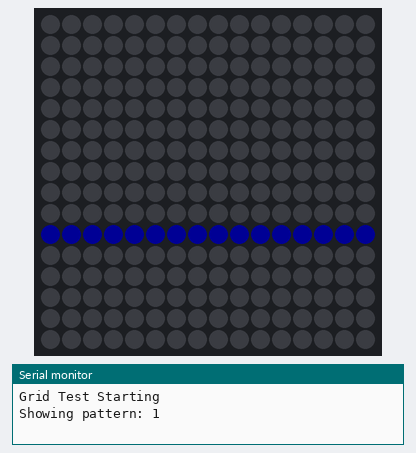
Bench run of a sketch on a simulated Arduino Uno, built with avr-gcc and run on an emulated ATmega328P. On the bench: 16×16 RGB LED matrix (first LED top left, wired row by row), the last lines printed to the serial monitor. Dim RGB values are drawn brighter than linear.

Above: at 5.1 s.
At 10.6 s:
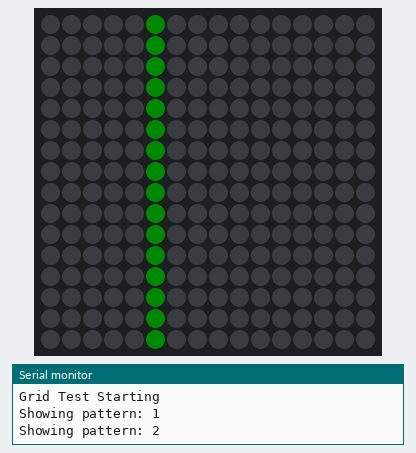
At 15.1 s:
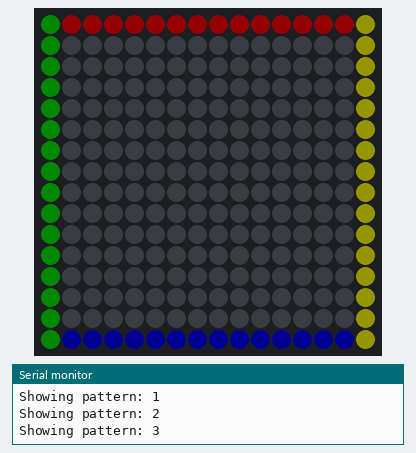
At 20.1 s:
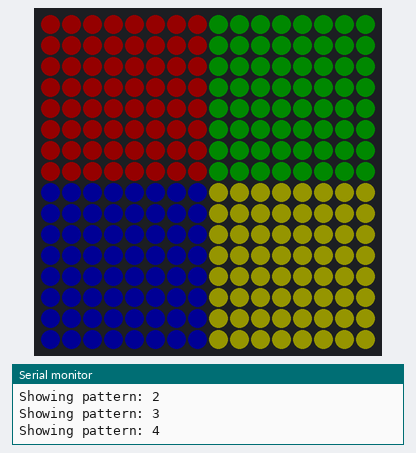
At 31.1 s:
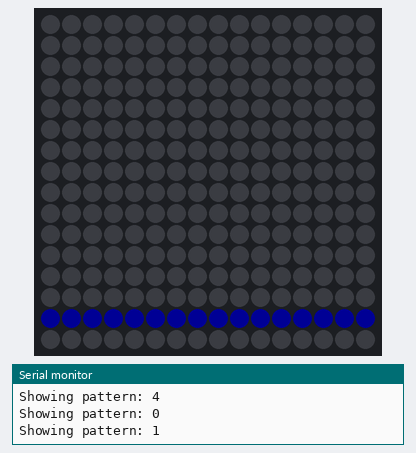
At 38.1 s:
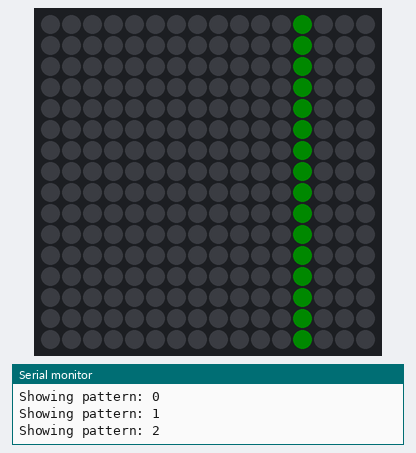

The sketch:

gridtest.ino
```cpp
#include <FastLED.h>

#define LED_PIN     6
#define NUM_LEDS    256  // 16x16 matrix
#define BRIGHTNESS  20
#define LED_TYPE    WS2812B
#define COLOR_ORDER GRB

#define MATRIX_WIDTH  16
#define MATRIX_HEIGHT 16

CRGB leds[NUM_LEDS];

// Current test pattern
uint8_t currentPattern = 0;
uint32_t patternTimer = 0;

void setup() {
  delay(2000);  // Power-up safety delay
  FastLED.addLeds<LED_TYPE, LED_PIN, COLOR_ORDER>(leds, NUM_LEDS).setCorrection(TypicalLEDStrip);
  FastLED.setBrightness(BRIGHTNESS);
  FastLED.clear();

  Serial.begin(115200);
  Serial.println("Grid Test Starting");
}

void loop() {
  FastLED.clear();

  // Change pattern every 5 seconds
  if(millis() - patternTimer > 5000) {
    currentPattern = (currentPattern + 1) % 5;
    patternTimer = millis();
    Serial.print("Showing pattern: ");
    Serial.println(currentPattern);
  }

  switch(currentPattern) {
    case 0:
      // Single moving pixel
      drawMovingPixel();
      break;
    case 1:
      // Row by row
      drawRows();
      break;
    case 2:
      // Column by column
      drawColumns();
      break;
    case 3:
      // Borders
      drawBorders();
      break;
    case 4:
      // Quadrants
      drawQuadrants();
      break;
  }

  FastLED.show();
  delay(50);
}

void drawMovingPixel() {
  static uint16_t pos = 0;
  pos = (pos + 1) % NUM_LEDS;
  leds[pos] = CRGB::Red;
}

void drawRows() {
  static uint8_t currentRow = 0;
  currentRow = ((millis() / 500) % MATRIX_HEIGHT);

  for(uint8_t x = 0; x < MATRIX_WIDTH; x++) {
    leds[currentRow * MATRIX_WIDTH + x] = CRGB::Blue;
  }
}

void drawColumns() {
  static uint8_t currentCol = 0;
  currentCol = ((millis() / 500) % MATRIX_WIDTH);

  for(uint8_t y = 0; y < MATRIX_HEIGHT; y++) {
    leds[y * MATRIX_WIDTH + currentCol] = CRGB::Green;
  }
}

void drawBorders() {
  // Top row
  for(uint8_t x = 0; x < MATRIX_WIDTH; x++) {
    leds[x] = CRGB::Red;
  }

  // Bottom row
  for(uint8_t x = 0; x < MATRIX_WIDTH; x++) {
    leds[(MATRIX_HEIGHT-1) * MATRIX_WIDTH + x] = CRGB::Blue;
  }

  // Left column
  for(uint8_t y = 0; y < MATRIX_HEIGHT; y++) {
    leds[y * MATRIX_WIDTH] = CRGB::Green;
  }

  // Right column
  for(uint8_t y = 0; y < MATRIX_HEIGHT; y++) {
    leds[y * MATRIX_WIDTH + (MATRIX_WIDTH-1)] = CRGB::Yellow;
  }
}

void drawQuadrants() {
  for(uint8_t y = 0; y < MATRIX_HEIGHT; y++) {
    for(uint8_t x = 0; x < MATRIX_WIDTH; x++) {
      if(y < MATRIX_HEIGHT/2) {
        if(x < MATRIX_WIDTH/2) {
          leds[y * MATRIX_WIDTH + x] = CRGB::Red;     // Top-left
        } else {
          leds[y * MATRIX_WIDTH + x] = CRGB::Green;   // Top-right
        }
      } else {
        if(x < MATRIX_WIDTH/2) {
          leds[y * MATRIX_WIDTH + x] = CRGB::Blue;    // Bottom-left
        } else {
          leds[y * MATRIX_WIDTH + x] = CRGB::Yellow;  // Bottom-right
        }
      }
    }
  }
} 
```

Measured:
- what the display in image 0 shows lasts 0.6 s, from 5.0 s to 5.6 s
- what the display in image 1 shows lasts 0.6 s, from 10.5 s to 11.1 s
- what the display in image 2 shows lasts 5.0 s, from 15.1 s to 20.1 s
